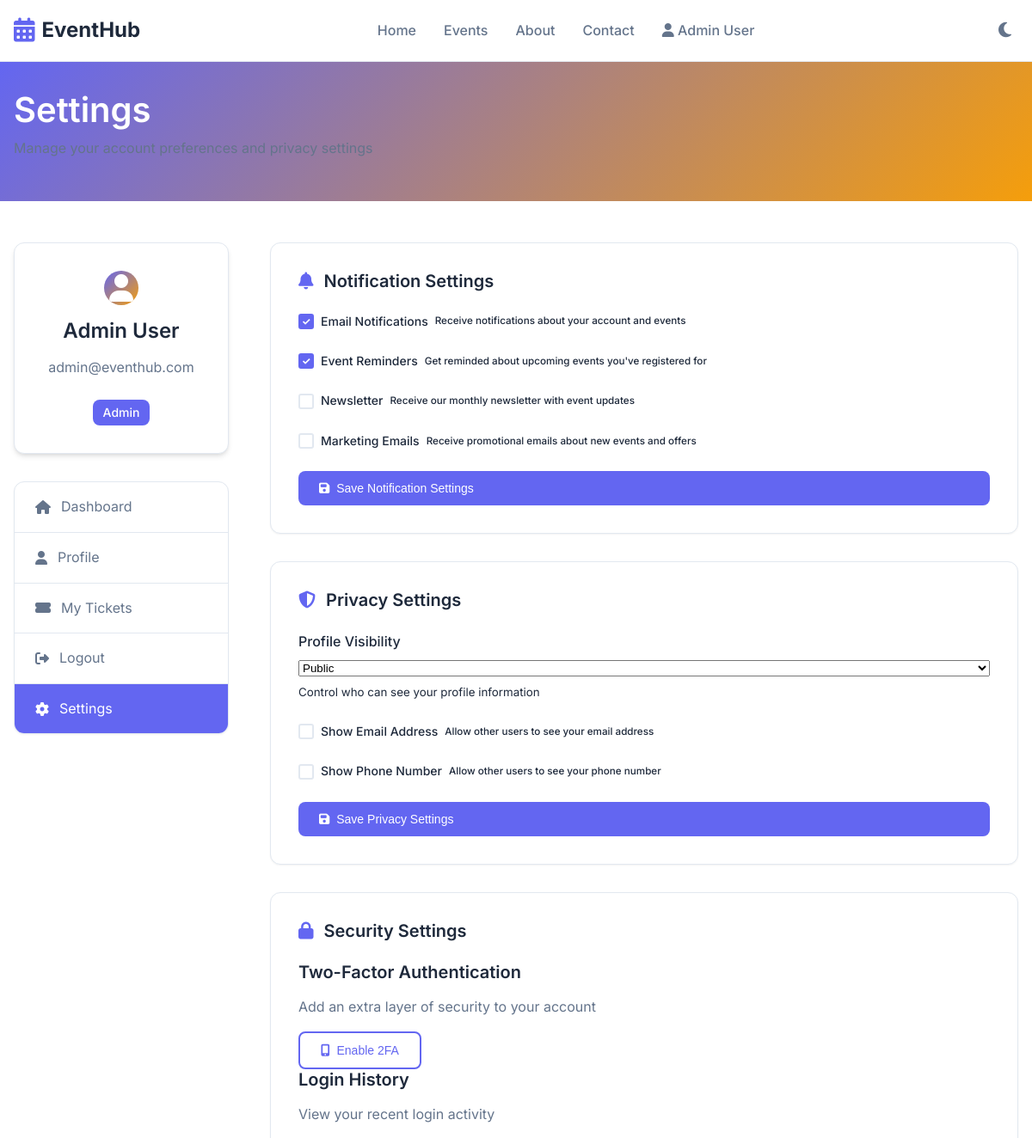
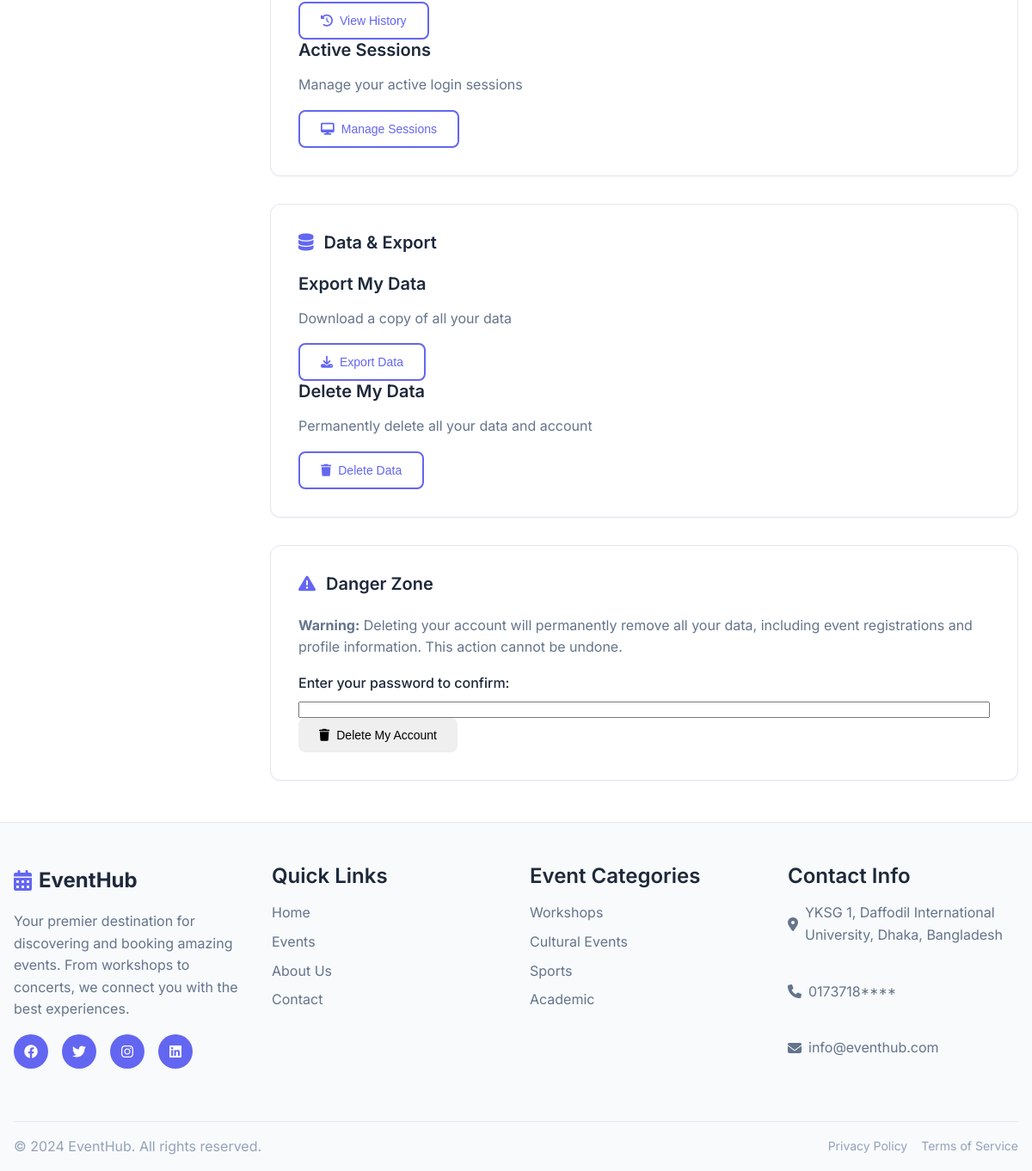
Screenshot of /user/settings.php (signed in) with the database file from the repository (2 pictures, top to bottom).
### tables this page shows
CREATE TABLE users (
    id INT AUTO_INCREMENT PRIMARY KEY,
    name VARCHAR(100) NOT NULL,
    email VARCHAR(100) UNIQUE NOT NULL,
    password VARCHAR(255) NOT NULL,
    phone VARCHAR(20),
    role ENUM('user', 'admin') DEFAULT 'user',
    status ENUM('active', 'inactive', 'banned') DEFAULT 'active',
    created_at TIMESTAMP DEFAULT CURRENT_TIMESTAMP,
    updated_at TIMESTAMP DEFAULT CURRENT_TIMESTAMP ON UPDATE CURRENT_TIMESTAMP
);

### includes/functions.php (called while the page is built, shortened)
<?php
function getUserById($conn, $id) {
    $stmt = $conn->prepare("SELECT * FROM users WHERE id = ?");
    $stmt->execute([$id]);
    return $stmt->fetch();
}
?>

### user/settings.php (the view, shortened to what this page needs)
<?php
require_once '../config/database.php';
require_once '../includes/functions.php';
$user = getUserById($conn, $_SESSION['user_id']);
?>
<!DOCTYPE html>
<html lang="en">
<head>
    <link rel="stylesheet" href="../assets/css/style.css">
    <link rel="stylesheet" href="https://cdnjs.cloudflare.com/ajax/libs/font-awesome/6.4.0/css/all.min.css">
</head>
<body>
    <?php include '../includes/header.php'; ?>
    <section class="dashboard-header">
        <div class="container">
            <div class="dashboard-header-content">
                <h1>Settings</h1>
                <p>Manage your account preferences and privacy settings</p>
            </div>
        </div>
    </section>
    <section class="dashboard-content">
        <div class="container">
            <div class="dashboard-grid">
                <div class="dashboard-sidebar">
                    <div class="user-profile-card">
                        <div class="user-avatar">
                            <?php if (!empty($user['profile_photo'])): ?>
                                <img src="<?= htmlspecialchars($user['profile_photo']) ?>" alt="Profile Photo">
                            <?php else: ?>
                                <i class="fas fa-user"></i>
                            <?php endif; ?>
                        </div>
                        <h3><?= htmlspecialchars($user['name']) ?></h3>
                        <p><?= htmlspecialchars($user['email']) ?></p>
                        <span class="user-role"><?= ucfirst($user['role']) ?></span>
                    </div>
                    <nav class="dashboard-nav">
                        <ul>
                            <li>
                                <a href="dashboard.php">
                                    <i class="fas fa-home"></i> Dashboard
                                </a>
                            </li>
                            <li>
                                <a href="profile.php">
                                    <i class="fas fa-user"></i> Profile
                                </a>
                            </li>
                            <li>
                                <a href="tickets.php">
                                    <i class="fas fa-ticket-alt"></i> My Tickets
                                </a>
                            </li>
                            <li>
                                <a href="../logout.php" onclick="return confirm('Are you sure you want to logout?')">
                                    <i class="fas fa-sign-out-alt"></i> Logout
                                </a>
                            </li>
                            <li class="active">
                                <a href="settings.php">
                                    <i class="fas fa-cog"></i> Settings
                                </a>
                            </li>
                        </ul>
                    </nav>
                </div>
                <div class="dashboard-main">
                    <div class="settings-sections">
                        <div class="settings-section">
                            <h2><i class="fas fa-bell"></i> Notification Settings</h2>
                            <form method="POST" class="settings-form">
                                <div class="form-group">
                                    <label class="checkbox-label">
                                        <span class="checkmark"></span>
                                        Email Notifications
                                        <small>Receive notifications about your account and events</small>
                                    </label>
                                </div>
                                <div class="form-group">
                                    <label class="checkbox-label">
                                        <span class="checkmark"></span>
                                        Event Reminders
                                        <small>Get reminded about upcoming events you've registered for</small>
                                    </label>
                                </div>
                                <div class="form-group">
                                    <label class="checkbox-label">
                                        <span class="checkmark"></span>
                                        Newsletter
                                        <small>Receive our monthly newsletter with event updates</small>
                                    </label>
                                </div>
                                <div class="form-group">
                                    <label class="checkbox-label">
                                        <span class="checkmark"></span>
                                        Marketing Emails
                                        <small>Receive promotional emails about new events and offers</small>
                                    </label>
                                </div>
                                <button type="submit" name="update_notifications" class="btn btn-primary">
                                    <i class="fas fa-save"></i> Save Notification Settings
                                </button>
                            </form>
                        </div>
                        <div class="settings-section">
                            <h2><i class="fas fa-shield-alt"></i> Privacy Settings</h2>
                            <form method="POST" class="settings-form">
                                <div class="form-group">
                                    <label for="profile_visibility">Profile Visibility</label>
                                    <select id="profile_visibility" name="profile_visibility">
                                        <option value="public">Public</option>
                                    </select>
                                    <small>Control who can see your profile information</small>
                                </div>
                                <div class="form-group">
                                    <label class="checkbox-label">
                                        <span class="checkmark"></span>
                                        Show Email Address
                                        <small>Allow other users to see your email address</small>
                                    </label>
                                </div>
                                <div class="form-group">
                                    <label class="checkbox-label">
                                        <span class="checkmark"></span>
                                        Show Phone Number
                                        <small>Allow other users to see your phone number</small>
                                    </label>
                                </div>
                                <button type="submit" name="update_privacy" class="btn btn-primary">
                                    <i class="fas fa-save"></i> Save Privacy Settings
                                </button>
                            </form>
                        </div>
                        <div class="settings-section">
                            <h2><i class="fas fa-lock"></i> Security Settings</h2>
                            <div class="security-options">
                                <div class="security-option">
                                    <div class="security-info">
                                        <h4>Two-Factor Authentication</h4>
                                        <p>Add an extra layer of security to your account</p>
                                    </div>
                                    <button class="btn btn-outline" onclick="alert('2FA feature coming soon!')">
                                        <i class="fas fa-mobile-alt"></i> Enable 2FA
                                    </button>
                                </div>
                                <div class="security-option">
                                    <div class="security-info">
                                        <h4>Login History</h4>
                                        <p>View your recent login activity</p>
                                    </div>
                                    <button class="btn btn-outline" onclick="alert('Login history feature coming soon!')">
                                        <i class="fas fa-history"></i> View History
                                    </button>
                                </div>
                                <div class="security-option">
                                    <div class="security-info">
                                        <h4>Active Sessions</h4>
                                        <p>Manage your active login sessions</p>
                                    </div>
                                    <button class="btn btn-outline" onclick="alert('Session management feature coming soon!')">
                                        <i class="fas fa-desktop"></i> Manage Sessions
                                    </button>
                                </div>
                            </div>
                        </div>
                        <div class="settings-section">
                            <h2><i class="fas fa-database"></i> Data & Export</h2>
                            <div class="data-options">
                                <div class="data-option">
                                    <div class="data-info">
                                        <h4>Export My Data</h4>
                                        <p>Download a copy of all your data</p>
                                    </div>
                                    <button class="btn btn-outline" onclick="alert('Data export feature coming soon!')">
                                        <i class="fas fa-download"></i> Export Data
                                    </button>
                                </div>
                                <div class="data-option">
                                    <div class="data-info">
                                        <h4>Delete My Data</h4>
                                        <p>Permanently delete all your data and account</p>
                                    </div>
                                    <button class="btn btn-outline" onclick="document.getElementById('delete-account-modal').style.display='block'">
                                        <i class="fas fa-trash"></i> Delete Data
                                    </button>
                                </div>
                            </div>
                        </div>
                        <div class="settings-section danger-zone">
                            <h2><i class="fas fa-exclamation-triangle"></i> Danger Zone</h2>
                            <div class="danger-warning">
                                <p><strong>Warning:</strong> Deleting your account will permanently remove all your data, including event registrations and profile information. This action cannot be undone.</p>
                            </div>
                            <form method="POST" class="delete-account-form" onsubmit="return confirm('Are you absolutely sure you want to delete your account? This action cannot be undone.')">
                                <div class="form-group">
                                    <label for="confirm_password">Enter your password to confirm:</label>
                                    <input type="password" id="confirm_password" name="confirm_password" required>
                                </div>
                                <button type="submit" name="delete_account" class="btn btn-danger">
                                    <i class="fas fa-trash"></i> Delete My Account
                                </button>
                            </form>
                        </div>
                    </div>
                </div>
            </div>
        </div>
    </section>
    <?php include '../includes/footer.php'; ?>
</body>
</html>

### rows the page displays
users: name "Admin User", email "admin@eventhub.com", role "Admin"

### other values shown
$_SESSION['user_name'] "Admin User"
